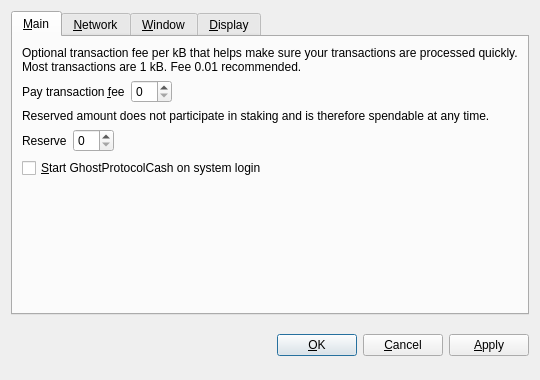
<?xml version="1.0" encoding="UTF-8"?>
<ui version="4.0">
 <class>OptionsDialog</class>
 <widget class="QDialog" name="OptionsDialog">
  <property name="geometry">
   <rect>
    <x>0</x>
    <y>0</y>
    <width>540</width>
    <height>380</height>
   </rect>
  </property>
  <property name="windowTitle">
   <string>Options</string>
  </property>
  <property name="modal">
   <bool>true</bool>
  </property>
  <layout class="QVBoxLayout" name="verticalLayout">
   <item>
    <widget class="QTabWidget" name="tabWidget">
     <property name="tabPosition">
      <enum>QTabWidget::North</enum>
     </property>
     <property name="currentIndex">
      <number>0</number>
     </property>
     <widget class="QWidget" name="tabMain">
      <attribute name="title">
       <string>&amp;Main</string>
      </attribute>
      <layout class="QVBoxLayout" name="verticalLayout_Main">
       <item>
        <widget class="QLabel" name="transactionFeeInfoLabel">
         <property name="text">
          <string>Optional transaction fee per kB that helps make sure your transactions are processed quickly. Most transactions are 1 kB. Fee 0.01 recommended.</string>
         </property>
         <property name="textFormat">
          <enum>Qt::PlainText</enum>
         </property>
         <property name="wordWrap">
          <bool>true</bool>
         </property>
        </widget>
       </item>
       <item>
        <layout class="QHBoxLayout" name="horizontalLayoutFee">
         <item>
          <widget class="QLabel" name="transactionFeeLabel">
           <property name="text">
            <string>Pay transaction &amp;fee</string>
           </property>
           <property name="textFormat">
            <enum>Qt::PlainText</enum>
           </property>
           <property name="buddy">
            <cstring>transactionFee</cstring>
           </property>
          </widget>
         </item>
         <item>
          <widget class="BitcoinAmountField" name="transactionFee"/>
         </item>
         <item>
          <spacer name="horizontalSpacerFee">
           <property name="orientation">
            <enum>Qt::Horizontal</enum>
           </property>
           <property name="sizeHint" stdset="0">
            <size>
             <width>40</width>
             <height>20</height>
            </size>
           </property>
          </spacer>
         </item>
        </layout>
       </item>
       <item>
        <widget class="QLabel" name="reserveBalanceInfoLabel">
         <property name="text">
          <string>Reserved amount does not participate in staking and is therefore spendable at any time.</string>
         </property>
         <property name="textFormat">
          <enum>Qt::PlainText</enum>
         </property>
         <property name="wordWrap">
          <bool>true</bool>
         </property>
        </widget>
       </item>
       <item>
        <layout class="QHBoxLayout" name="horizontalLayoutReserveBalance">
         <item>
          <widget class="QLabel" name="reserveBalanceLabel">
           <property name="text">
            <string>Reserve</string>
           </property>
           <property name="textFormat">
            <enum>Qt::PlainText</enum>
           </property>
           <property name="buddy">
            <cstring>reserveBalance</cstring>
           </property>
          </widget>
         </item>
         <item>
          <widget class="BitcoinAmountField" name="reserveBalance"/>
         </item>
         <item>
          <spacer name="horizontalSpacerReserveBalance">
           <property name="orientation">
            <enum>Qt::Horizontal</enum>
           </property>
           <property name="sizeHint" stdset="0">
            <size>
             <width>40</width>
             <height>20</height>
            </size>
           </property>
          </spacer>
         </item>
        </layout>
       </item>
       <item>
        <widget class="QCheckBox" name="bitcoinAtStartup">
         <property name="toolTip">
          <string>Automatically start GhostProtocolCash after logging in to the system.</string>
         </property>
         <property name="text">
          <string>&amp;Start GhostProtocolCash on system login</string>
         </property>
        </widget>
       </item>
       <item>
        <spacer name="verticalSpacer_Main">
         <property name="orientation">
          <enum>Qt::Vertical</enum>
         </property>
         <property name="sizeHint" stdset="0">
          <size>
           <width>20</width>
           <height>40</height>
          </size>
         </property>
        </spacer>
       </item>
      </layout>
     </widget>
     <widget class="QWidget" name="tabNetwork">
      <attribute name="title">
       <string>&amp;Network</string>
      </attribute>
      <layout class="QVBoxLayout" name="verticalLayout_Network">
       <item>
        <widget class="QCheckBox" name="mapPortUpnp">
         <property name="toolTip">
          <string>Automatically open the GhostProtocolCash client port on the router. This only works when your router supports UPnP and it is enabled.</string>
         </property>
         <property name="text">
          <string>Map port using &amp;UPnP</string>
         </property>
        </widget>
       </item>
       <item>
        <widget class="QCheckBox" name="connectSocks">
         <property name="toolTip">
          <string>Connect to the GhostProtocolCash network through a SOCKS proxy (e.g. when connecting through Tor).</string>
         </property>
         <property name="text">
          <string>&amp;Connect through SOCKS proxy:</string>
         </property>
        </widget>
       </item>
       <item>
        <layout class="QHBoxLayout" name="horizontalLayout_Network">
         <item>
          <widget class="QLabel" name="proxyIpLabel">
           <property name="text">
            <string>Proxy &amp;IP:</string>
           </property>
           <property name="textFormat">
            <enum>Qt::PlainText</enum>
           </property>
           <property name="buddy">
            <cstring>proxyIp</cstring>
           </property>
          </widget>
         </item>
         <item>
          <widget class="QValidatedLineEdit" name="proxyIp">
           <property name="maximumSize">
            <size>
             <width>140</width>
             <height>16777215</height>
            </size>
           </property>
           <property name="toolTip">
            <string>IP address of the proxy (e.g. 127.0.0.1)</string>
           </property>
          </widget>
         </item>
         <item>
          <widget class="QLabel" name="proxyPortLabel">
           <property name="text">
            <string>&amp;Port:</string>
           </property>
           <property name="textFormat">
            <enum>Qt::PlainText</enum>
           </property>
           <property name="buddy">
            <cstring>proxyPort</cstring>
           </property>
          </widget>
         </item>
         <item>
          <widget class="QLineEdit" name="proxyPort">
           <property name="maximumSize">
            <size>
             <width>55</width>
             <height>16777215</height>
            </size>
           </property>
           <property name="toolTip">
            <string>Port of the proxy (e.g. 9050)</string>
           </property>
          </widget>
         </item>
         <item>
          <widget class="QLabel" name="socksVersionLabel">
           <property name="text">
            <string>SOCKS &amp;Version:</string>
           </property>
           <property name="textFormat">
            <enum>Qt::PlainText</enum>
           </property>
           <property name="buddy">
            <cstring>socksVersion</cstring>
           </property>
          </widget>
         </item>
         <item>
          <widget class="QValueComboBox" name="socksVersion">
           <property name="toolTip">
            <string>SOCKS version of the proxy (e.g. 5)</string>
           </property>
          </widget>
         </item>
         <item>
          <spacer name="horizontalSpacer_Network">
           <property name="orientation">
            <enum>Qt::Horizontal</enum>
           </property>
           <property name="sizeHint" stdset="0">
            <size>
             <width>40</width>
             <height>20</height>
            </size>
           </property>
          </spacer>
         </item>
        </layout>
       </item>
       <item>
        <spacer name="verticalSpacer_Network">
         <property name="orientation">
          <enum>Qt::Vertical</enum>
         </property>
         <property name="sizeHint" stdset="0">
          <size>
           <width>20</width>
           <height>40</height>
          </size>
         </property>
        </spacer>
       </item>
      </layout>
     </widget>
     <widget class="QWidget" name="tabWindow">
      <attribute name="title">
       <string>&amp;Window</string>
      </attribute>
      <layout class="QVBoxLayout" name="verticalLayout_Window">
       <item>
        <widget class="QCheckBox" name="minimizeToTray">
         <property name="toolTip">
          <string>Show only a tray icon after minimizing the window.</string>
         </property>
         <property name="text">
          <string>&amp;Minimize to the tray instead of the taskbar</string>
         </property>
        </widget>
       </item>
       <item>
        <widget class="QCheckBox" name="minimizeOnClose">
         <property name="toolTip">
          <string>Minimize instead of exit the application when the window is closed. When this option is enabled, the application will be closed only after selecting Quit in the menu.</string>
         </property>
         <property name="text">
          <string>M&amp;inimize on close</string>
         </property>
        </widget>
       </item>
       <item>
        <spacer name="verticalSpacer_Window">
         <property name="orientation">
          <enum>Qt::Vertical</enum>
         </property>
         <property name="sizeHint" stdset="0">
          <size>
           <width>20</width>
           <height>40</height>
          </size>
         </property>
        </spacer>
       </item>
      </layout>
     </widget>
     <widget class="QWidget" name="tabDisplay">
      <attribute name="title">
       <string>&amp;Display</string>
      </attribute>
      <layout class="QVBoxLayout" name="verticalLayout_Display">
       <item>
        <layout class="QHBoxLayout" name="horizontalLayout_1_Display">
         <item>
          <widget class="QLabel" name="langLabel">
           <property name="text">
            <string>User Interface &amp;language:</string>
           </property>
           <property name="textFormat">
            <enum>Qt::PlainText</enum>
           </property>
           <property name="buddy">
            <cstring>lang</cstring>
           </property>
          </widget>
         </item>
         <item>
          <widget class="QValueComboBox" name="lang">
           <property name="toolTip">
            <string>The user interface language can be set here. This setting will take effect after restarting GhostProtocolCash.</string>
           </property>
          </widget>
         </item>
        </layout>
       </item>
       <item>
        <layout class="QHBoxLayout" name="horizontalLayout_2_Display">
         <item>
          <widget class="QLabel" name="unitLabel">
           <property name="text">
            <string>&amp;Unit to show amounts in:</string>
           </property>
           <property name="textFormat">
            <enum>Qt::PlainText</enum>
           </property>
           <property name="buddy">
            <cstring>unit</cstring>
           </property>
          </widget>
         </item>
         <item>
          <widget class="QValueComboBox" name="unit">
           <property name="toolTip">
            <string>Choose the default subdivision unit to show in the interface and when sending coins.</string>
           </property>
          </widget>
         </item>
        </layout>
       </item>
       <item>
        <widget class="QCheckBox" name="displayAddresses">
         <property name="toolTip">
          <string>Whether to show GhostProtocolCash addresses in the transaction list or not.</string>
         </property>
         <property name="text">
          <string>&amp;Display addresses in transaction list</string>
         </property>
        </widget>
       </item>
       <item>
        <widget class="QCheckBox" name="coinControlFeatures">
         <property name="toolTip">
          <string>Whether to show coin control features or not.</string>
         </property>
         <property name="text">
          <string>Display coin &amp;control features (experts only!)</string>
         </property>
        </widget>
       </item>
       <item>
        <spacer name="verticalSpacer_Display">
         <property name="orientation">
          <enum>Qt::Vertical</enum>
         </property>
         <property name="sizeHint" stdset="0">
          <size>
           <width>20</width>
           <height>40</height>
          </size>
         </property>
        </spacer>
       </item>
      </layout>
     </widget>
    </widget>
   </item>
   <item>
    <layout class="QHBoxLayout" name="horizontalLayout_Buttons">
     <item>
      <spacer name="horizontalSpacer_1">
       <property name="orientation">
        <enum>Qt::Horizontal</enum>
       </property>
       <property name="sizeHint" stdset="0">
        <size>
         <width>40</width>
         <height>48</height>
        </size>
       </property>
      </spacer>
     </item>
     <item>
      <widget class="QLabel" name="statusLabel">
       <property name="font">
        <font>
         <weight>75</weight>
         <bold>true</bold>
        </font>
       </property>
       <property name="text">
        <string/>
       </property>
       <property name="textFormat">
        <enum>Qt::PlainText</enum>
       </property>
       <property name="wordWrap">
        <bool>true</bool>
       </property>
      </widget>
     </item>
     <item>
      <spacer name="horizontalSpacer_2">
       <property name="orientation">
        <enum>Qt::Horizontal</enum>
       </property>
       <property name="sizeHint" stdset="0">
        <size>
         <width>40</width>
         <height>48</height>
        </size>
       </property>
      </spacer>
     </item>
     <item>
      <widget class="QPushButton" name="okButton">
       <property name="text">
        <string>&amp;OK</string>
       </property>
      </widget>
     </item>
     <item>
      <widget class="QPushButton" name="cancelButton">
       <property name="text">
        <string>&amp;Cancel</string>
       </property>
       <property name="autoDefault">
        <bool>false</bool>
       </property>
      </widget>
     </item>
     <item>
      <widget class="QPushButton" name="applyButton">
       <property name="text">
        <string>&amp;Apply</string>
       </property>
       <property name="autoDefault">
        <bool>false</bool>
       </property>
      </widget>
     </item>
    </layout>
   </item>
  </layout>
 </widget>
 <customwidgets>
  <customwidget>
   <class>BitcoinAmountField</class>
   <extends>QSpinBox</extends>
   <header>bitcoinamountfield.h</header>
  </customwidget>
  <customwidget>
   <class>QValueComboBox</class>
   <extends>QComboBox</extends>
   <header>qvaluecombobox.h</header>
  </customwidget>
  <customwidget>
   <class>QValidatedLineEdit</class>
   <extends>QLineEdit</extends>
   <header>qvalidatedlineedit.h</header>
  </customwidget>
 </customwidgets>
 <resources/>
 <connections/>
</ui>
